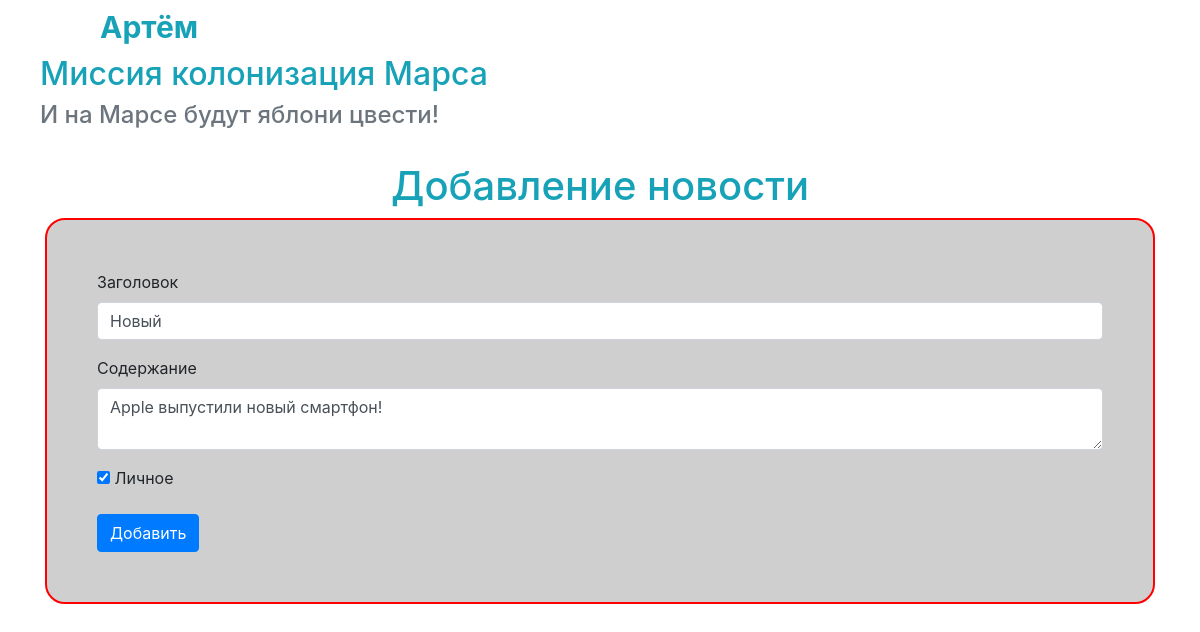
The page /edit_news/1 (signed in) on the database its author committed.
### data/users.py (models this page shows, shortened)
class User(SqlAlchemyBase, UserMixin):
    __tablename__ = 'users'
    id = sqlalchemy.Column(sqlalchemy.Integer, primary_key=True, autoincrement=True)
    surname = sqlalchemy.Column(sqlalchemy.String)
    name = sqlalchemy.Column(sqlalchemy.String)
    age = sqlalchemy.Column(sqlalchemy.Integer)
    news = orm.relation("News", back_populates="user")
    position = sqlalchemy.Column(sqlalchemy.String)
    speciality = sqlalchemy.Column(sqlalchemy.String)
    address = sqlalchemy.Column(sqlalchemy.String)
    email = sqlalchemy.Column(sqlalchemy.String, unique=True)
    hashed_password = sqlalchemy.Column(sqlalchemy.String)
    modified_date = sqlalchemy.Column(sqlalchemy.DateTime)

### data/news.py (models this page shows)
class News(SqlAlchemyBase):
    __tablename__ = 'news'
    id = sqlalchemy.Column(sqlalchemy.Integer, primary_key=True, autoincrement=True)
    title = sqlalchemy.Column(sqlalchemy.String, nullable=True)
    content = sqlalchemy.Column(sqlalchemy.String, nullable=True)
    created_date = sqlalchemy.Column(sqlalchemy.DateTime, default=datetime.datetime.now())
    is_private = sqlalchemy.Column(sqlalchemy.Boolean, default=False)
    user_id = sqlalchemy.Column(sqlalchemy.Integer, sqlalchemy.ForeignKey("users.id"))
    user = orm.relation("User")

### main.py (the view, shortened to what this page needs)
@app.route('/edit_news/<int:id>', methods=['GET', 'POST'])
@login_required
def edit_news(id):
    form = NewsForm()
    if request.method == 'GET':
        db_session = create_session()
        news = db_session.query(News).filter(News.id == id, News.user == current_user).first()
        if news:
            form.title.data = news.title
            form.content.data = news.content
            form.is_private.data = news.is_private
        else:
            abort(404)
    return render_template('add_news.html', title='Редактирование новости', form=form)

### data/news_form.py
class NewsForm(FlaskForm):
    title = StringField('Заголовок', validators=[InputRequired()])
    content = TextAreaField('Содержание')
    is_private = BooleanField('Личное')
    submit = SubmitField('Добавить')

### data/db_session.py (called while the page is built)
def create_session() -> Session:
    global __factory
    return __factory()

### main.py (called while the page is built)
@login_manager.user_loader
def load_user(user_id):
    db_session = create_session()
    return db_session.query(User).get(user_id)

### templates/add_news.html (shortened to what this page needs)
{% extends "base.html" %}
{% block content %}
<h1 class="text-info text-center">Добавление новости</h1>
<form action="" method="post">
    <div class="form-group">
        {{ form.title.label }}
        {{ form.title(class="form-control") }}
    </div>
    <div class="form-group">
        {{ form.content.label }}
        {{ form.content(class="form-control") }}
    </div>
    <div class="form-group">{{ form.is_private }} {{form.is_private.label }}</div>
    <div>{{ form.submit(type="submit", class="btn btn-primary") }}</div>
</form>
{% endblock %}

### templates/base.html (shortened to what this page needs)
<!DOCTYPE html>
<html lang="en">
<head>
    <link rel="stylesheet"
          href="https://stackpath.bootstrapcdn.com/bootstrap/4.4.1/css/bootstrap.min.css"
>
    <link rel="stylesheet" type="text/css" href="../static/css/style.css" >
</head>
<body>
    <nav>
        {% if current_user.is_authenticated %}
            <a class="navbar-brand text-info margin_100px_left bigger" href="/logout"> {{ current_user.name }} </a>
        {% else %}
            <a class="btn btn-primary margin_20px margin_100px_left" href="/register">Зарегистрироваться</a>
            <a class="btn btn-primary margin_20px" href="/login">Войти</a>
        {% endif %}
    </nav>
    <h2 class="text-info margin_20px_left">Миссия колонизация Марса</h2>
    <h4 class="text-muted margin_20px_left">И на Марсе будут яблони цвести!</h4>
    <br>
    <main role="main" class="container">
        {% block content %}{% endblock %}
    </main>
</body>
</html>

### static/css/style.css (style rules this page uses)
.margin_20px_left { margin-left: 40px; }
.margin_100px_left { margin-left: 100px; }
.bigger { font-weight: bold; font-size: 30px; }
form { background-color: #cfcfcf; padding: 50px; border: 2px solid red; border-radius: 20px; }

### rows shown on the page
User: name "Артём"
News: title "Новый", content "Apple выпустили новый смартфон!", is_private "☑"
